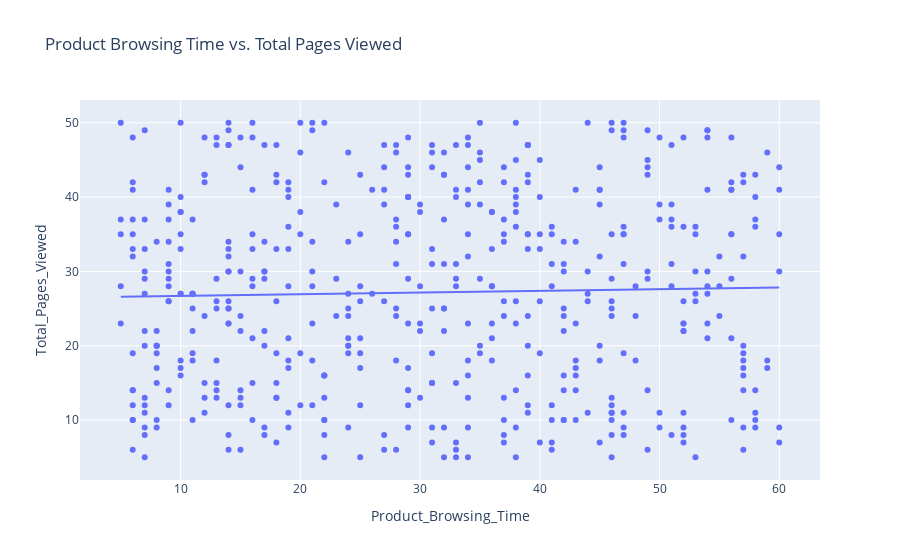

The notebook cell this image was saved under:
### Code cell
fig = px.scatter(data, x='Product_Browsing_Time', y='Total_Pages_Viewed',
                 title='Product Browsing Time vs. Total Pages Viewed', 
                 trendline='ols')
fig.show()

### Figure 1 — Plotly figure (JSON) as saved in the notebook; plotly's stock layout.template omitted (floating-point values rounded to 4 significant figures; data arrays with more than 128 entries replaced by an {"elided": "..."} marker saying what was removed)
{"data": [{"hovertemplate": "Product_Browsing_Time=%{x}<br>Total_Pages_Viewed=%{y}<extra></extra>", "legendgroup": "", "marker": {"color": "#636efa", "symbol": "circle"}, "mode": "markers", "name": "", "orientation": "v", "showlegend": false, "type": "scatter", "x": {"elided": "500 int values"}, "xaxis": "x", "y": {"elided": "500 int values"}, "yaxis": "y"}, {"hovertemplate": "<b>OLS trendline</b><br>Total_Pages_Viewed = 0.0228394 * Product_Browsing_Time + 26.4799<br>R<sup>2</sup>=0.000775<br><br>Product_Browsing_Time=%{x}<br>Total_Pages_Viewed=%{y} <b>(trend)</b><extra></extra>", "legendgroup": "", "marker": {"color": "#636efa", "symbol": "circle"}, "mode": "lines", "name": "", "showlegend": false, "type": "scatter", "x": {"elided": "500 int values"}, "xaxis": "x", "y": {"elided": "500 float values"}, "yaxis": "y"}], "layout": {"autosize": true, "legend": {"tracegroupgap": 0}, "title": {"text": "Product Browsing Time vs. Total Pages Viewed"}, "xaxis": {"anchor": "y", "autorange": true, "domain": [0, 1], "range": [1.671, 63.33], "title": {"text": "Product_Browsing_Time"}, "type": "linear"}, "yaxis": {"anchor": "x", "autorange": true, "domain": [0, 1], "range": [1.286, 53.71], "title": {"text": "Total_Pages_Viewed"}, "type": "linear"}}}
